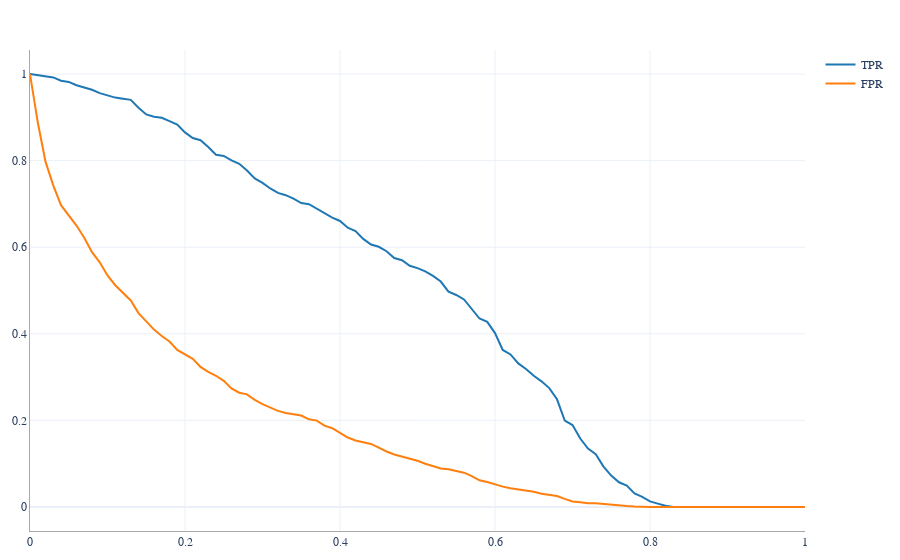

Notebook code cell kept with this figure:
### Code cell
fig = go.Figure()
fig.add_trace(go.Scatter(x=df_scores.threshold, y=df_scores['tpr'], mode='lines', name='TPR'))
fig.add_trace(go.Scatter(x=df_scores.threshold, y=df_scores['fpr'], mode='lines', name='FPR'))
